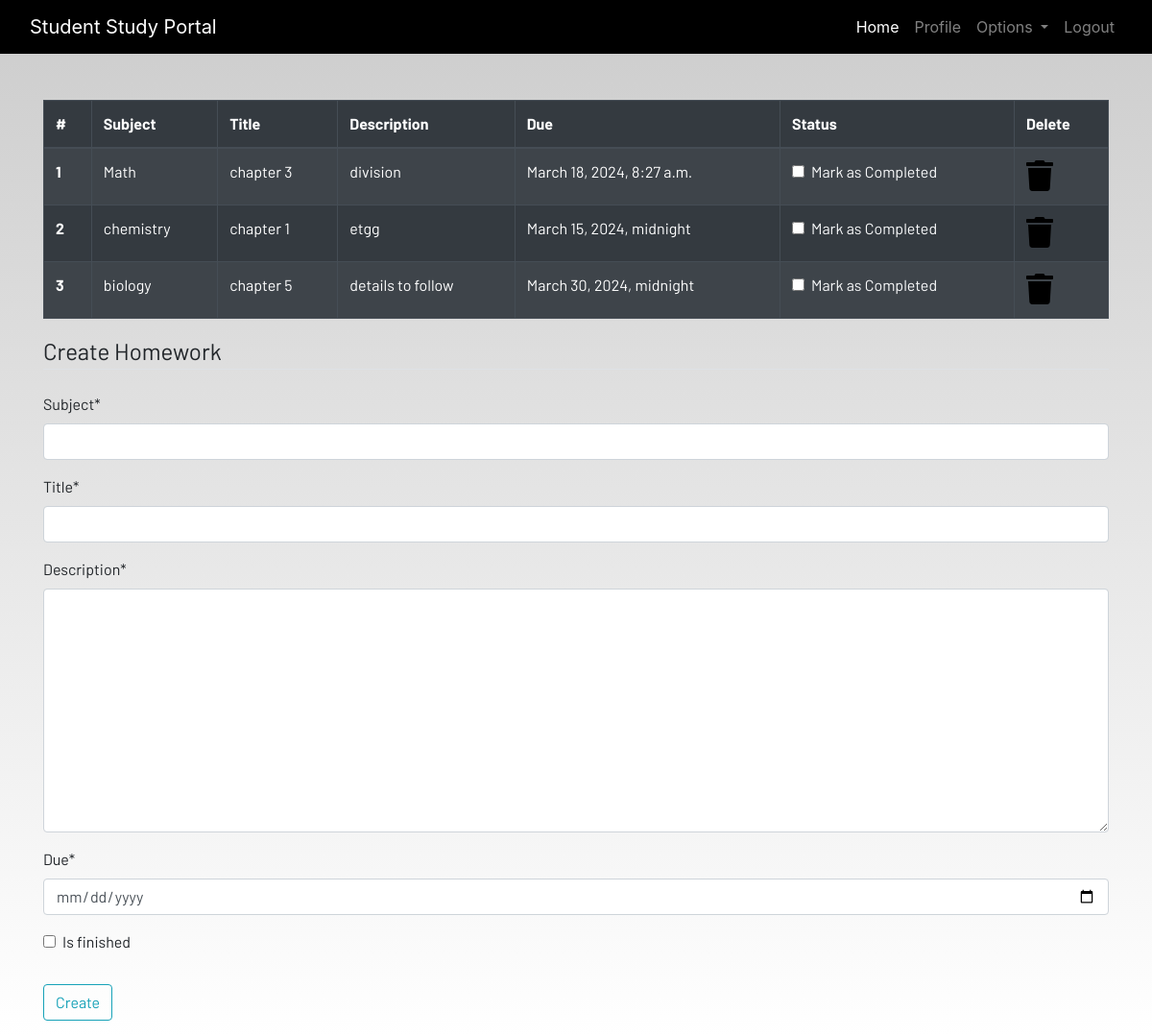
The page /homework (signed in) on the database its author committed.
### myApp/models.py (models this page shows, shortened)
class Homework(models.Model):
    user = models.ForeignKey(User, on_delete=models.CASCADE)
    subject = models.CharField(max_length=50)
    title = models.CharField(max_length=100)
    description = models.TextField()
    due = models.DateTimeField()
    is_finished = models.BooleanField(default=False)

### myApp/views.py (the view)
# urls.py: path('homework', views.homework, name='homework'),
@login_required
def homework(request):
    if request.method == "POST":
        form = HomeworkForm(request.POST)
        if form.is_valid():
            try:
                finished = request.POST['is_finished']
                if finished == 'on':
                    finished = True
                else:
                    finished = False
            except:
                finished = False
            homeworks = Homework(
                user=request.user, subject=request.POST['subject'], title=request.POST['title'], description=request.POST['description'], due=request.POST['due'], is_finished=finished)
            homeworks.save()
            messages.success(
                request, f'Homework Added from {request.user.username}!')
    else:
        form = HomeworkForm()
    homeworks = Homework.objects.filter(user=request.user)
    if len(homeworks) == 0:
        homeworks_done = True
    else:
        homeworks_done = False
    homeworks = zip(homeworks, range(1, len(homeworks)+1))
    context = {'form': form, 'homeworks': homeworks,
               'homeworks_done': homeworks_done}
    return render(request, 'myApp/homework.html', context)

### myApp/forms.py
class HomeworkForm(forms.ModelForm):
    class Meta:
        model = Homework
        widgets = {'due': DateInput()}
        fields = ['subject', 'title', 'description', 'due', 'is_finished']

### myApp/templates/myApp/homework.html (shortened to what this page needs)
{% extends 'myApp/base.html' %} {% load static %}
{% load crispy_forms_tags%}
{% block content %}
<div class="container">
    {% if not homeworks_done %}
    <table class="table table-striped table-bordered table-hover table-dark">
        <thead>
            <tr>
                <th scope="col">#</th>
                <th scope="col">Subject</th>
                <th scope="col">Title</th>
                <th scope="col">Description</th>
                <th scope="col">Due</th>
                <th scope="col">Status</th>
                <th scope="col">Delete</th>
            </tr>
        </thead>
        <tbody>
            <tr>
                {% for homework,serial in homeworks %}
                <th scope="row">{{serial}}</th>
                <td>{{homework.subject}}</td>
                <td>{{homework.title}}</td>
                <td>{{homework.description}}</td>
                <td>{{homework.due}}</td>
                <td>
                    <a href="{% url 'update-homework' homework.id %}">
                        <div class="form-check">
                            {%if homework.is_finished == True%}
                            <input class="form-check-input" type="checkbox" value="" checked id={{todo.id}}>
                            {%else%}
                            <input class="form-check-input" type="checkbox" value="" id={{todo.id}}>
                            {%endif%}
                            <label class="form-check-label text-light" for="flexCheckDefault">
                                Mark as Completed
                            </label>
                        </div>
                    </a>
                </td>
                <td><a href="{% url 'delete-homework' homework.id%}"><i class="fa fa-trash fa-2x"></i></a></td>
            </tr>
            {%endfor%}
        </tbody>
    </table>
    {% else %}
    <h4>All homeworks are completed!! Create to have more!!</h4>
    {%endif%}
</div>
<div class=" container">
    <form method="POST">
        <fieldset class="form-group">
            <legend class="border-bottom mb-4">Create Homework</legend>
            {{ form|crispy }}
        </fieldset>
        <div class="form-group">
            <button href="" class="btn btn-outline-info" type="submit">
                Create
            </button>
        </div>
    </form>
</div>
{% endblock content %}

### static/css/main.css (style rules this page uses)
html { scroll-behavior: smooth; height: 100%; width: 100%; }
a { text-decoration: none !important; color: black; }
html, body { max-width: 100%; overflow-x: hidden; height: 100%; width: 100%; }
body { background: linear-gradient(rgba(0, 0, 0, 0.2), rgba(255, 255, 255, 0.5)); overflow-x: hidden; background-repeat: no-repeat; }
.fa { color: black; }

### rows shown on the page
Homework: user "1", subject "Math", title "chapter 3", description "division", due "March 18, 2024, 8:27 a.m."
Homework: serial "2", subject "chemistry", title "chapter 1", description "etgg", due "March 15, 2024, midnight"
Homework: serial "3", subject "biology", title "chapter 5", description "details to follow", due "March 30, 2024, midnight"
